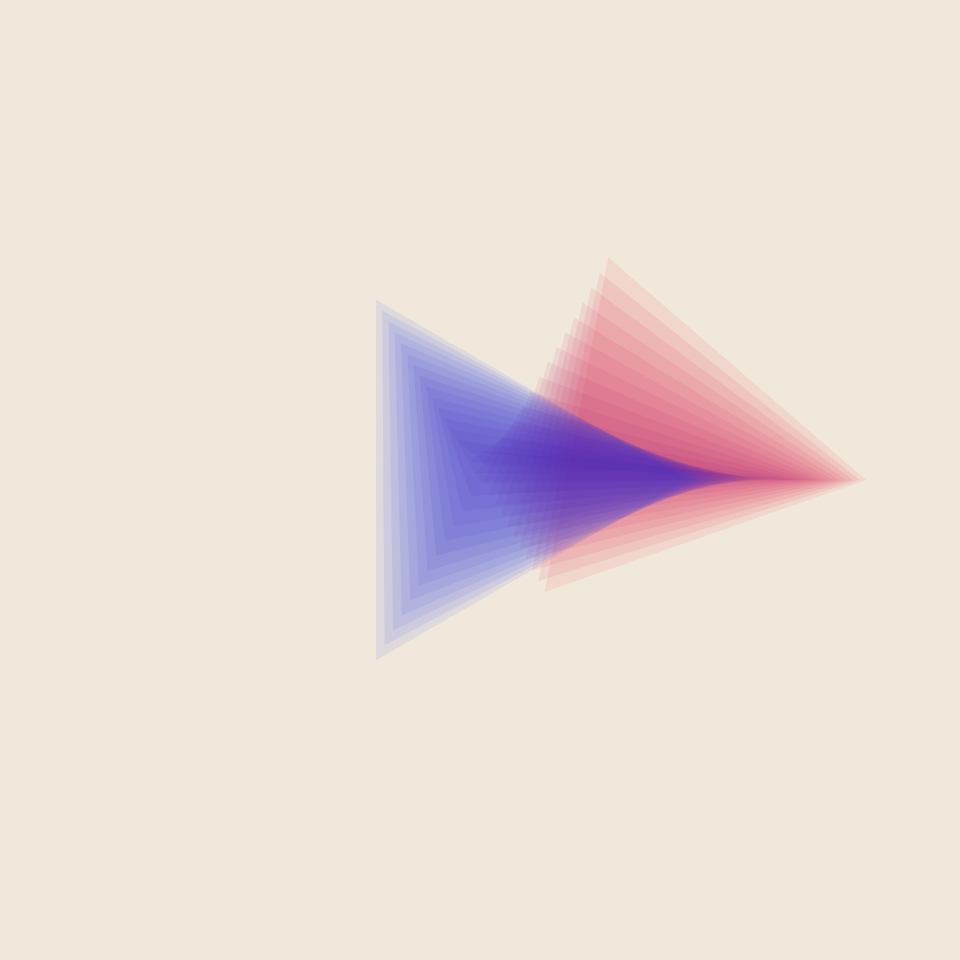
Frame 1 (no input)
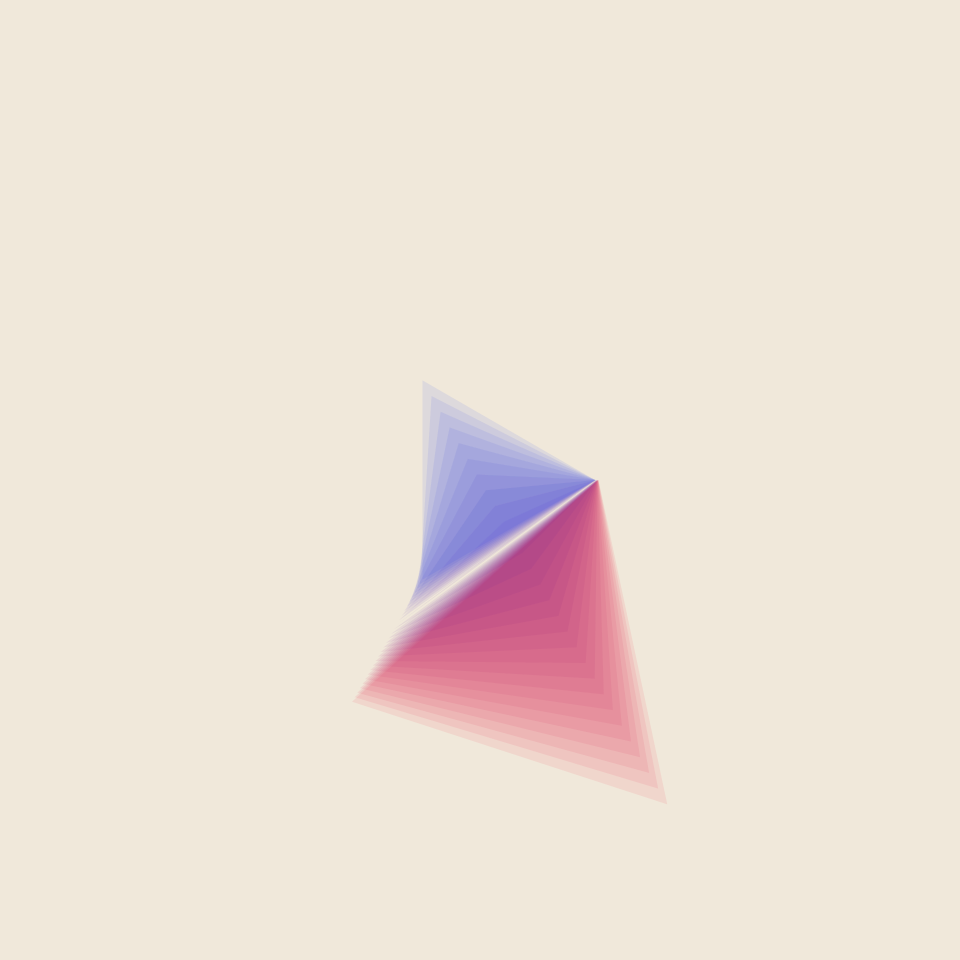
Frame 60 (the mouse pressed at the canvas centre just before this capture)
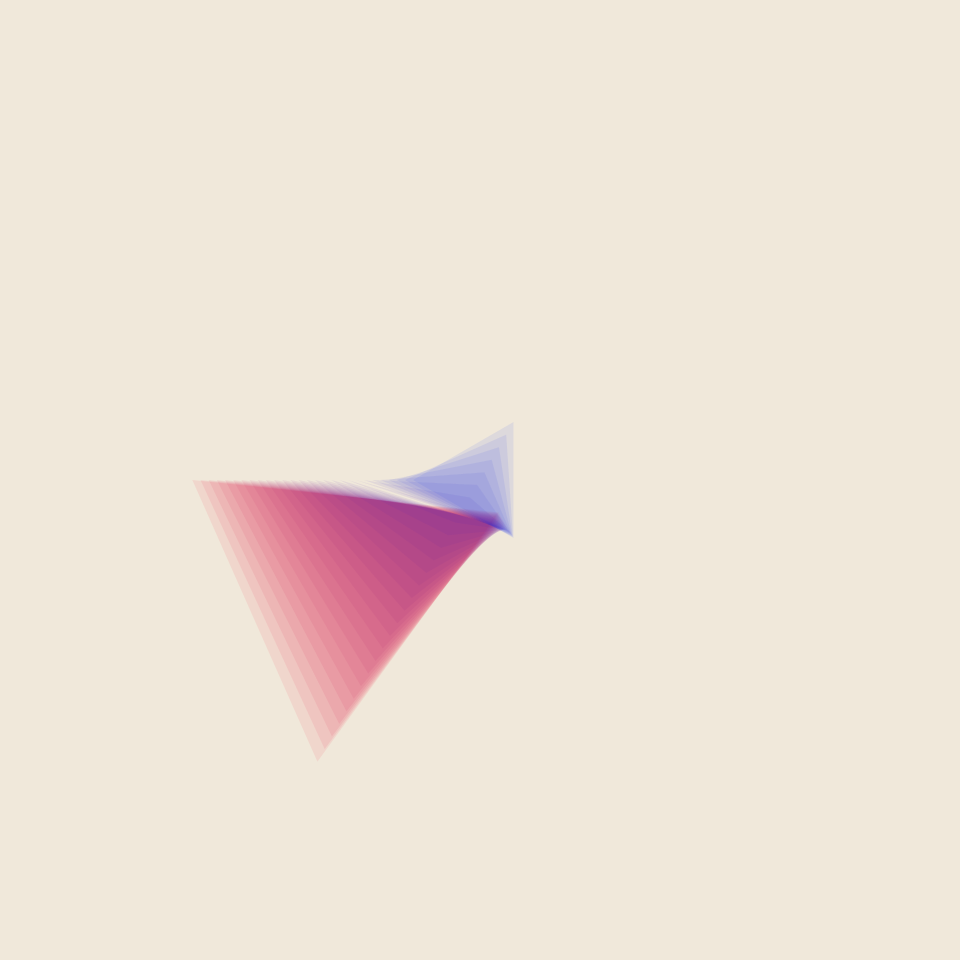
Frame 120 (the mouse held since frame 60 and released just before this capture)

The Processing sketch that drew these frames (run headless with seeded random() and noise(); from frame 60 on, the mouse is pressed at the canvas centre):

// Processing sketch: bezierMix
// ── bezierMix.pde
int seed;

void setup() {
  size(960, 960); 
  frameRate(30);
  seed = int(random(999999999));
  //blendMode(ADD);
}

void draw() {
  randomSeed(seed);
  background(#F0E8DA);
  int cc = int(random(3, 30*random(0.2, 1)));
  float da = TWO_PI/cc;
  float r = width*(0.35+cos(frameCount*0.01)*0.061);

  float v1 = int(random(2, 100*random(1)));
  float v2 = int(random(2, 100*random(1)));
  float amp1 = 0.4+random(1);
  float amp2 = 0.4+random(1);
  float vr1 = random(-0.2, 0.2);
  float vr2 = random(-0.2, 0.2);

  noStroke();
  int cc2 = 28;
  for (int j = 0; j < cc2; j++) {

    fill(lerpColor(color(240, 0, 40, 20), color(0, 40, 240, 20), map(j, 0, cc2-1, 0, 1)));
    beginShape();
    for (int i = 0; i < cc; i++) {
      float r1 = r*(cos((i*1./cc)*TWO_PI*v1+frameCount*vr1)*amp1);
      float r2 = r*(cos((i*1./cc)*TWO_PI*v2+frameCount*vr2)*amp2);
      float x1 = width/2+cos(da*i)*r1;
      float y1 = height/2+sin(da*i)*r1;
      float x2 = width/2+cos(da*i)*r2;
      float y2 = height/2+sin(da*i)*r2;
      float x = map(j, 0, cc2-1, x1, x2);
      float y = map(j, 0, cc2-1, y1, y2);
      vertex(x, y);
    }
    endShape();
  }
}

void keyPressed() {

  seed = int(random(999999999));
}
